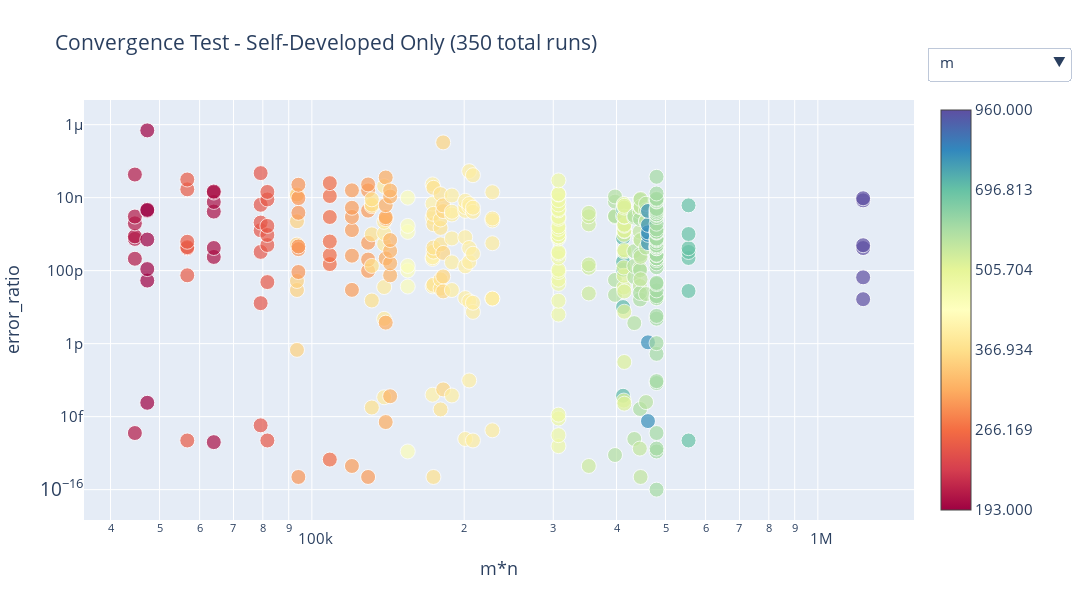

The code cell stored with this chart in its notebook:
### Code cell
title = 'Convergence Test - Self-Developed Only'
x = 'm*n'
y = 'error_ratio'
remove_outliers = 0
logscale = (True, True)
font_size = 15

filter = {'c_name': lambda x: (x == 'g_img'),
          'type': lambda x: (x == 'horse'),
          'method': lambda x: (x != 'Householder')}
fig = plot_agg_global_df(x=x, y=y, remove_outliers=remove_outliers, dataframe_path=df_path,
                         filter=filter, new_col=new_col, remove_col=remove_col,
                         logscale=logscale, title=title, font_size = font_size
                   )
fig.write_html('./data/plots/' + title.replace(' ', '_').lower() + '_' + x.replace('*', '_') + '_' + y + '.html')
fig.show()

### Figure 1 — Plotly figure (JSON) as saved in the notebook; plotly's stock layout.template omitted (floating-point values rounded to 4 significant figures; data arrays with more than 128 entries replaced by an {"elided": "..."} marker saying what was removed)
{"data": [{"hoverinfo": "text", "marker": {"color": {"elided": "350 float values"}, "colorbar": {"ticktext": ["193.000", "266.169", "366.934", "505.704", "696.813", "960.000"], "tickvals": [0, 0.2, 0.4, 0.6, 0.8, 1]}, "colorscale": [[0, "rgb(158,1,66)"], [0.1, "rgb(213,62,79)"], [0.2, "rgb(244,109,67)"], [0.3, "rgb(253,174,97)"], [0.4, "rgb(254,224,139)"], [0.5, "rgb(255,255,191)"], [0.6, "rgb(230,245,152)"], [0.7, "rgb(171,221,164)"], [0.8, "rgb(102,194,165)"], [0.9, "rgb(50,136,189)"], [1, "rgb(94,79,162)"]], "showscale": true, "size": {"elided": "350 int values"}}, "mode": "markers", "name": "m", "text": {"elided": "350 str values"}, "type": "scatter", "visible": true, "x": {"elided": "350 int values"}, "y": {"elided": "350 float values"}}, {"hoverinfo": "text", "marker": {"color": {"elided": "350 float values"}, "colorbar": {"ticktext": ["218.000", "310.792", "442.901", "630.986", "898.763", "1280.000"], "tickvals": [0, 0.2, 0.4, 0.6, 0.8, 1]}, "colorscale": [[0, "rgb(158,1,66)"], [0.1, "rgb(213,62,79)"], [0.2, "rgb(244,109,67)"], [0.3, "rgb(253,174,97)"], [0.4, "rgb(254,224,139)"], [0.5, "rgb(255,255,191)"], [0.6, "rgb(230,245,152)"], [0.7, "rgb(171,221,164)"], [0.8, "rgb(102,194,165)"], [0.9, "rgb(50,136,189)"], [1, "rgb(94,79,162)"]], "showscale": true, "size": {"elided": "350 int values"}}, "mode": "markers", "name": "n", "text": {"elided": "350 str values"}, "type": "scatter", "visible": false, "x": {"elided": "350 int values"}, "y": {"elided": "350 float values"}}, {"hoverinfo": "text", "marker": {"color": {"elided": "350 float values"}, "colorbar": {"ticktext": ["1.000", "3.012", "7.050", "15.150", "31.399", "64.000"], "tickvals": [0, 0.2, 0.4, 0.6, 0.8, 1]}, "colorscale": [[0, "rgb(158,1,66)"], [0.1, "rgb(213,62,79)"], [0.2, "rgb(244,109,67)"], [0.3, "rgb(253,174,97)"], [0.4, "rgb(254,224,139)"], [0.5, "rgb(255,255,191)"], [0.6, "rgb(230,245,152)"], [0.7, "rgb(171,221,164)"], [0.8, "rgb(102,194,165)"], [0.9, "rgb(50,136,189)"], [1, "rgb(94,79,162)"]], "showscale": true, "size": {"elided": "350 int values"}}, "mode": "markers", "name": "k", "text": {"elided": "350 str values"}, "type": "scatter", "visible": false, "x": {"elided": "350 int values"}, "y": {"elided": "350 float values"}}, {"hoverinfo": "text", "marker": {"color": {"elided": "350 float values"}, "colorbar": {"ticktext": ["3.000", "13.315", "50.229", "182.334", "655.101", "2347.000"], "tickvals": [0, 0.2, 0.4, 0.6, 0.8, 1]}, "colorscale": [[0, "rgb(158,1,66)"], [0.1, "rgb(213,62,79)"], [0.2, "rgb(244,109,67)"], [0.3, "rgb(253,174,97)"], [0.4, "rgb(254,224,139)"], [0.5, "rgb(255,255,191)"], [0.6, "rgb(230,245,152)"], [0.7, "rgb(171,221,164)"], [0.8, "rgb(102,194,165)"], [0.9, "rgb(50,136,189)"], [1, "rgb(94,79,162)"]], "showscale": true, "size": {"elided": "350 int values"}}, "mode": "markers", "name": "n_iteration", "text": {"elided": "350 str values"}, "type": "scatter", "visible": false, "x": {"elided": "350 int values"}, "y": {"elided": "350 float values"}}, {"hoverinfo": "text", "marker": {"color": {"elided": "350 float values"}, "colorbar": {"ticktext": ["0.000", "0.098", "0.205", "0.323", "0.453", "0.595"], "tickvals": [0, 0.2, 0.4, 0.6, 0.8, 1]}, "colorscale": [[0, "rgb(158,1,66)"], [0.1, "rgb(213,62,79)"], [0.2, "rgb(244,109,67)"], [0.3, "rgb(253,174,97)"], [0.4, "rgb(254,224,139)"], [0.5, "rgb(255,255,191)"], [0.6, "rgb(230,245,152)"], [0.7, "rgb(171,221,164)"], [0.8, "rgb(102,194,165)"], [0.9, "rgb(50,136,189)"], [1, "rgb(94,79,162)"]], "showscale": true, "size": {"elided": "350 int values"}}, "mode": "markers", "name": "step_time", "text": {"elided": "350 str values"}, "type": "scatter", "visible": false, "x": {"elided": "350 int values"}, "y": {"elided": "350 float values"}}, {"hoverinfo": "text", "marker": {"color": {"elided": "350 float values"}, "colorbar": {"ticktext": ["0.000", "2.263", "9.644", "33.728", "112.304", "368.663"], "tickvals": [0, 0.2, 0.4, 0.6, 0.8, 1]}, "colorscale": [[0, "rgb(158,1,66)"], [0.1, "rgb(213,62,79)"], [0.2, "rgb(244,109,67)"], [0.3, "rgb(253,174,97)"], [0.4, "rgb(254,224,139)"], [0.5, "rgb(255,255,191)"], [0.6, "rgb(230,245,152)"], [0.7, "rgb(171,221,164)"], [0.8, "rgb(102,194,165)"], [0.9, "rgb(50,136,189)"], [1, "rgb(94,79,162)"]], "showscale": true, "size": {"elided": "350 int values"}}, "mode": "markers", "name": "tot_time", "text": {"elided": "350 str values"}, "type": "scatter", "visible": false, "x": {"elided": "350 int values"}, "y": {"elided": "350 float values"}}, {"hoverinfo": "text", "marker": {"color": {"elided": "350 float values"}, "colorbar": {"ticktext": ["0.000", "0.001", "0.003", "0.004", "0.006", "0.007"], "tickvals": [0, 0.2, 0.4, 0.6, 0.8, 1]}, "colorscale": [[0, "rgb(158,1,66)"], [0.1, "rgb(213,62,79)"], [0.2, "rgb(244,109,67)"], [0.3, "rgb(253,174,97)"], [0.4, "rgb(254,224,139)"], [0.5, "rgb(255,255,191)"], [0.6, "rgb(230,245,152)"], [0.7, "rgb(171,221,164)"], [0.8, "rgb(102,194,165)"], [0.9, "rgb(50,136,189)"], [1, "rgb(94,79,162)"]], "showscale": true, "size": {"elided": "350 int values"}}, "mode": "markers", "name": "qr_time", "text": {"elided": "350 str values"}, "type": "scatter", "visible": false, "x": {"elided": "350 int values"}, "y": {"elided": "350 float values"}}, {"hoverinfo": "text", "marker": {"color": {"elided": "350 float values"}, "colorbar": {"ticktext": ["0.000", "0.096", "0.201", "0.317", "0.444", "0.582"], "tickvals": [0, 0.2, 0.4, 0.6, 0.8, 1]}, "colorscale": [[0, "rgb(158,1,66)"], [0.1, "rgb(213,62,79)"], [0.2, "rgb(244,109,67)"], [0.3, "rgb(253,174,97)"], [0.4, "rgb(254,224,139)"], [0.5, "rgb(255,255,191)"], [0.6, "rgb(230,245,152)"], [0.7, "rgb(171,221,164)"], [0.8, "rgb(102,194,165)"], [0.9, "rgb(50,136,189)"], [1, "rgb(94,79,162)"]], "showscale": true, "size": {"elided": "350 int values"}}, "mode": "markers", "name": "manip_time", "text": {"elided": "350 str values"}, "type": "scatter", "visible": false, "x": {"elided": "350 int values"}, "y": {"elided": "350 float values"}}, {"hoverinfo": "text", "marker": {"color": {"elided": "350 float values"}, "colorbar": {"ticktext": ["0.000", "0.001", "0.002", "0.003", "0.004", "0.005"], "tickvals": [0, 0.2, 0.4, 0.6, 0.8, 1]}, "colorscale": [[0, "rgb(158,1,66)"], [0.1, "rgb(213,62,79)"], [0.2, "rgb(244,109,67)"], [0.3, "rgb(253,174,97)"], [0.4, "rgb(254,224,139)"], [0.5, "rgb(255,255,191)"], [0.6, "rgb(230,245,152)"], [0.7, "rgb(171,221,164)"], [0.8, "rgb(102,194,165)"], [0.9, "rgb(50,136,189)"], [1, "rgb(94,79,162)"]], "showscale": true, "size": {"elided": "350 int values"}}, "mode": "markers", "name": "bw_time", "text": {"elided": "350 str values"}, "type": "scatter", "visible": false, "x": {"elided": "350 int values"}, "y": {"elided": "350 float values"}}, {"hoverinfo": "text", "marker": {"color": {"elided": "350 float values"}, "colorbar": {"ticktext": ["606.225", "1444.670", "3440.823", "8193.226", "19507.656", "46444.838"], "tickvals": [0, 0.2, 0.4, 0.6, 0.8, 1]}, "colorscale": [[0, "rgb(158,1,66)"], [0.1, "rgb(213,62,79)"], [0.2, "rgb(244,109,67)"], [0.3, "rgb(253,174,97)"], [0.4, "rgb(254,224,139)"], [0.5, "rgb(255,255,191)"], [0.6, "rgb(230,245,152)"], [0.7, "rgb(171,221,164)"], [0.8, "rgb(102,194,165)"], [0.9, "rgb(50,136,189)"], [1, "rgb(94,79,162)"]], "showscale": true, "size": {"elided": "350 int values"}}, "mode": "markers", "name": "obj_fun_abs", "text": {"elided": "350 str values"}, "type": "scatter", "visible": false, "x": {"elided": "350 int values"}, "y": {"elided": "350 float values"}}, {"hoverinfo": "text", "marker": {"color": {"elided": "350 float values"}, "colorbar": {"ticktext": ["0.019", "0.098", "0.183", "0.274", "0.373", "0.479"], "tickvals": [0, 0.2, 0.4, 0.6, 0.8, 1]}, "colorscale": [[0, "rgb(158,1,66)"], [0.1, "rgb(213,62,79)"], [0.2, "rgb(244,109,67)"], [0.3, "rgb(253,174,97)"], [0.4, "rgb(254,224,139)"], [0.5, "rgb(255,255,191)"], [0.6, "rgb(230,245,152)"], [0.7, "rgb(171,221,164)"], [0.8, "rgb(102,194,165)"], [0.9, "rgb(50,136,189)"], [1, "rgb(94,79,162)"]], "showscale": true, "size": {"elided": "350 int values"}}, "mode": "markers", "name": "obj_fun_rel", "text": {"elided": "350 str values"}, "type": "scatter", "visible": false, "x": {"elided": "350 int values"}, "y": {"elided": "350 float values"}}, {"hoverinfo": "text", "marker": {"color": {"elided": "350 float values"}, "colorbar": {"ticktext": ["46.442", "94.750", "192.247", "389.021", "786.157", "1587.677"], "tickvals": [0, 0.2, 0.4, 0.6, 0.8, 1]}, "colorscale": [[0, "rgb(158,1,66)"], [0.1, "rgb(213,62,79)"], [0.2, "rgb(244,109,67)"], [0.3, "rgb(253,174,97)"], [0.4, "rgb(254,224,139)"], [0.5, "rgb(255,255,191)"], [0.6, "rgb(230,245,152)"], [0.7, "rgb(171,221,164)"], [0.8, "rgb(102,194,165)"], [0.9, "rgb(50,136,189)"], [1, "rgb(94,79,162)"]], "showscale": true, "size": {"elided": "350 int values"}}, "mode": "markers", "name": "U_norm", "text": {"elided": "350 str values"}, "type": "scatter", "visible": false, "x": {"elided": "350 int values"}, "y": {"elided": "350 float values"}}, {"hoverinfo": "text", "marker": {"color": {"elided": "350 float values"}, "colorbar": {"ticktext": ["183.998", "266.113", "384.675", "555.862", "803.034", "1159.917"], "tickvals": [0, 0.2, 0.4, 0.6, 0.8, 1]}, "colorscale": [[0, "rgb(158,1,66)"], [0.1, "rgb(213,62,79)"], [0.2, "rgb(244,109,67)"], [0.3, "rgb(253,174,97)"], [0.4, "rgb(254,224,139)"], [0.5, "rgb(255,255,191)"], [0.6, "rgb(230,245,152)"], [0.7, "rgb(171,221,164)"], [0.8, "rgb(102,194,165)"], [0.9, "rgb(50,136,189)"], [1, "rgb(94,79,162)"]], "showscale": true, "size": {"elided": "350 int values"}}, "mode": "markers", "name": "V_norm", "text": {"elided": "350 str values"}, "type": "scatter", "visible": false, "x": {"elided": "350 int values"}, "y": {"elided": "350 float values"}}, {"hoverinfo": "text", "marker": {"color": {"elided": "350 float values"}, "colorbar": {"ticktext": ["0.941", "5.883", "23.405", "85.541", "305.873", "1087.170"], "tickvals": [0, 0.2, 0.4, 0.6, 0.8, 1]}, "colorscale": [[0, "rgb(158,1,66)"], [0.1, "rgb(213,62,79)"], [0.2, "rgb(244,109,67)"], [0.3, "rgb(253,174,97)"], [0.4, "rgb(254,224,139)"], [0.5, "rgb(255,255,191)"], [0.6, "rgb(230,245,152)"], [0.7, "rgb(171,221,164)"], [0.8, "rgb(102,194,165)"], [0.9, "rgb(50,136,189)"], [1, "rgb(94,79,162)"]], "showscale": true, "size": {"elided": "350 int values"}}, "mode": "markers", "name": "U_V_norm_diff", "text": {"elided": "350 str values"}, "type": "scatter", "visible": false, "x": {"elided": "350 int values"}, "y": {"elided": "350 float values"}}, {"hoverinfo": "text", "marker": {"color": {"elided": "350 float values"}, "colorbar": {"ticktext": ["193.000", "266.169", "366.934", "505.704", "696.813", "960.000"], "tickvals": [0, 0.2, 0.4, 0.6, 0.8, 1]}, "colorscale": [[0, "rgb(158,1,66)"], [0.1, "rgb(213,62,79)"], [0.2, "rgb(244,109,67)"], [0.3, "rgb(253,174,97)"], [0.4, "rgb(254,224,139)"], [0.5, "rgb(255,255,191)"], [0.6, "rgb(230,245,152)"], [0.7, "rgb(171,221,164)"], [0.8, "rgb(102,194,165)"], [0.9, "rgb(50,136,189)"], [1, "rgb(94,79,162)"]], "showscale": true, "size": {"elided": "350 int values"}}, "mode": "markers", "name": "A_rank", "text": {"elided": "350 str values"}, "type": "scatter", "visible": false, "x": {"elided": "350 int values"}, "y": {"elided": "350 float values"}}], "layout": {"font": {"size": 15}, "height": 600, "title": {"text": "Convergence Test - Self-Developed Only (350 total runs)"}, "updatemenus": [{"active": 0, "buttons": [{"args": [{"visible": [true, false, false, false, false, false, false, false, false, false, false, false, false, false, false]}, {"annotations": []}], "label": "m", "method": "update"}, {"args": [{"visible": [false, true, false, false, false, false, false, false, false, false, false, false, false, false, false]}, {"annotations": []}], "label": "n", "method": "update"}, {"args": [{"visible": [false, false, true, false, false, false, false, false, false, false, false, false, false, false, false]}, {"annotations": []}], "label": "k", "method": "update"}, {"args": [{"visible": [false, false, false, true, false, false, false, false, false, false, false, false, false, false, false]}, {"annotations": []}], "label": "n_iteration", "method": "update"}, {"args": [{"visible": [false, false, false, false, true, false, false, false, false, false, false, false, false, false, false]}, {"annotations": []}], "label": "step_time", "method": "update"}, {"args": [{"visible": [false, false, false, false, false, true, false, false, false, false, false, false, false, false, false]}, {"annotations": []}], "label": "tot_time", "method": "update"}, {"args": [{"visible": [false, false, false, false, false, false, true, false, false, false, false, false, false, false, false]}, {"annotations": []}], "label": "qr_time", "method": "update"}, {"args": [{"visible": [false, false, false, false, false, false, false, true, false, false, false, false, false, false, false]}, {"annotations": []}], "label": "manip_time", "method": "update"}, {"args": [{"visible": [false, false, false, false, false, false, false, false, true, false, false, false, false, false, false]}, {"annotations": []}], "label": "bw_time", "method": "update"}, {"args": [{"visible": [false, false, false, false, false, false, false, false, false, true, false, false, false, false, false]}, {"annotations": []}], "label": "obj_fun_abs", "method": "update"}, {"args": [{"visible": [false, false, false, false, false, false, false, false, false, false, true, false, false, false, false]}, {"annotations": []}], "label": "obj_fun_rel", "method": "update"}, {"args": [{"visible": [false, false, false, false, false, false, false, false, false, false, false, true, false, false, false]}, {"annotations": []}], "label": "U_norm", "method": "update"}, {"args": [{"visible": [false, false, false, false, false, false, false, false, false, false, false, false, true, false, false]}, {"annotations": []}], "label": "V_norm", "method": "update"}, {"args": [{"visible": [false, false, false, false, false, false, false, false, false, false, false, false, false, true, false]}, {"annotations": []}], "label": "U_V_norm_diff", "method": "update"}, {"args": [{"visible": [false, false, false, false, false, false, false, false, false, false, false, false, false, false, true]}, {"annotations": []}], "label": "A_rank", "method": "update"}], "direction": "down", "pad": {"r": 10, "t": 10}, "showactive": true, "x": 1.2, "xanchor": "right", "y": 1.15, "yanchor": "top"}], "width": 1100, "xaxis": {"title": {"text": "m*n"}, "type": "log"}, "yaxis": {"title": {"text": "error_ratio"}, "type": "log"}}}
